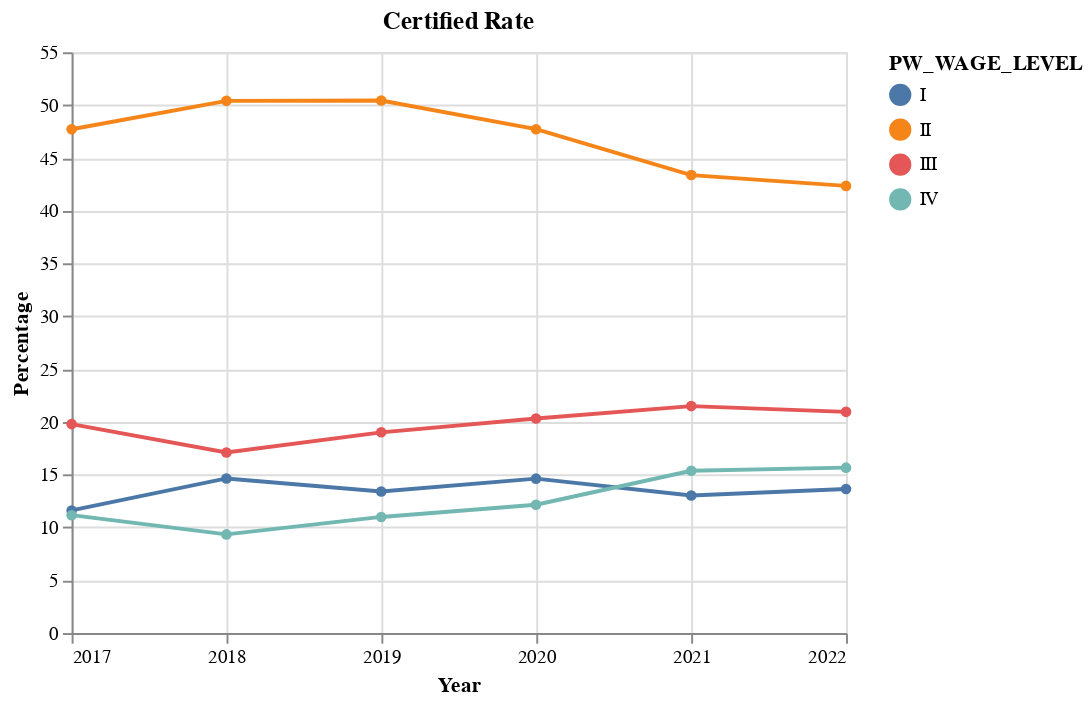

Notebook source saved alongside this figure:
### Code cell
# get wage levels for denied cases
certified = df_wl_percent[df_wl_percent['CASE_STATUS']=='CERTIFIED']
certified = certified.drop(columns='CASE_STATUS', axis=1)

# change the decision date column type
certified['DECISION_DATE'] = pd.to_datetime(certified['DECISION_DATE'], format='%Y')

# show the trend of prevailing wage level for denied cases
alt.Chart(certified).mark_line(point=alt.OverlayMarkDef(color='red')).encode(
    x=alt.X('DECISION_DATE:T', timeUnit = 'year', title='Year'),
    y=alt.Y('COUNT', title='Percentage'),
    color='PW_WAGE_LEVEL',
).properties(
    title='Certified Rate'
)

### Figure 1 — Vega-Lite specification as saved in the notebook (floating-point values rounded to 4 significant figures)
{"config": {"view": {"continuousWidth": 400, "continuousHeight": 300}}, "data": {"name": "data-c78e0950a568f04a78ca8f42f98b7aab"}, "mark": {"type": "line", "point": {"color": "red"}}, "encoding": {"color": {"field": "PW_WAGE_LEVEL", "type": "nominal"}, "x": {"field": "DECISION_DATE", "timeUnit": "year", "title": "Year", "type": "temporal"}, "y": {"field": "COUNT", "title": "Percentage", "type": "quantitative"}}, "title": "Certified Rate", "$schema": "https://vega.github.io/schema/vega-lite/v4.17.0.json", "datasets": {"data-c78e0950a568f04a78ca8f42f98b7aab": [{"DECISION_DATE": "2017-01-01T00:00:00", "PW_WAGE_LEVEL": "I", "COUNT": 11.61}, {"DECISION_DATE": "2017-01-01T00:00:00", "PW_WAGE_LEVEL": "II", "COUNT": 47.71}, {"DECISION_DATE": "2017-01-01T00:00:00", "PW_WAGE_LEVEL": "III", "COUNT": 19.79}, {"DECISION_DATE": "2017-01-01T00:00:00", "PW_WAGE_LEVEL": "IV", "COUNT": 11.16}, {"DECISION_DATE": "2018-01-01T00:00:00", "PW_WAGE_LEVEL": "I", "COUNT": 14.64}, {"DECISION_DATE": "2018-01-01T00:00:00", "PW_WAGE_LEVEL": "II", "COUNT": 50.4}, {"DECISION_DATE": "2018-01-01T00:00:00", "PW_WAGE_LEVEL": "III", "COUNT": 17.1}, {"DECISION_DATE": "2018-01-01T00:00:00", "PW_WAGE_LEVEL": "IV", "COUNT": 9.342}, {"DECISION_DATE": "2019-01-01T00:00:00", "PW_WAGE_LEVEL": "I", "COUNT": 13.41}, {"DECISION_DATE": "2019-01-01T00:00:00", "PW_WAGE_LEVEL": "II", "COUNT": 50.43}, {"DECISION_DATE": "2019-01-01T00:00:00", "PW_WAGE_LEVEL": "III", "COUNT": 19.01}, {"DECISION_DATE": "2019-01-01T00:00:00", "PW_WAGE_LEVEL": "IV", "COUNT": 11.0}, {"DECISION_DATE": "2020-01-01T00:00:00", "PW_WAGE_LEVEL": "I", "COUNT": 14.62}, {"DECISION_DATE": "2020-01-01T00:00:00", "PW_WAGE_LEVEL": "II", "COUNT": 47.71}, {"DECISION_DATE": "2020-01-01T00:00:00", "PW_WAGE_LEVEL": "III", "COUNT": 20.32}, {"DECISION_DATE": "2020-01-01T00:00:00", "PW_WAGE_LEVEL": "IV", "COUNT": 12.15}, {"DECISION_DATE": "2021-01-01T00:00:00", "PW_WAGE_LEVEL": "I", "COUNT": 13.03}, {"DECISION_DATE": "2021-01-01T00:00:00", "PW_WAGE_LEVEL": "II", "COUNT": 43.37}, {"DECISION_DATE": "2021-01-01T00:00:00", "PW_WAGE_LEVEL": "III", "COUNT": 21.49}, {"DECISION_DATE": "2021-01-01T00:00:00", "PW_WAGE_LEVEL": "IV", "COUNT": 15.37}, {"DECISION_DATE": "2022-01-01T00:00:00", "PW_WAGE_LEVEL": "I", "COUNT": 13.64}, {"DECISION_DATE": "2022-01-01T00:00:00", "PW_WAGE_LEVEL": "II", "COUNT": 42.35}, {"DECISION_DATE": "2022-01-01T00:00:00", "PW_WAGE_LEVEL": "III", "COUNT": 20.95}, {"DECISION_DATE": "2022-01-01T00:00:00", "PW_WAGE_LEVEL": "IV", "COUNT": 15.67}]}}
